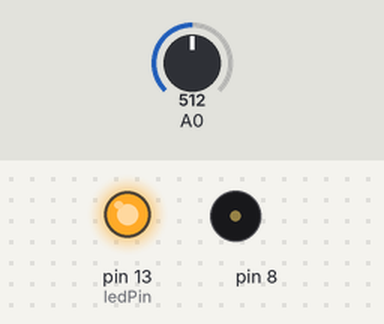
This sketch was run on a simulated Arduino Uno, built with avr-gcc and run on an emulated ATmega328P. On the bench: output pins drawn as LEDs (lit = HIGH), buzzer (waves = sounding). The test bench sets the inputs (shaded band); at power-on: A0 = 512.

Above: at 0.1 s.
At 9.2 s:
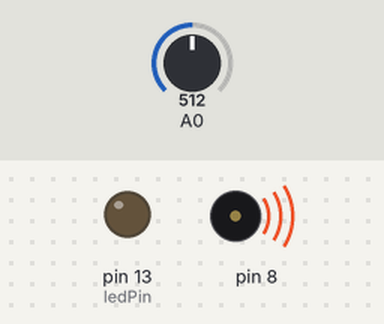
9.3 s: A0 set to 716
Timing chart, 0 to 12.3 s (numbered marks = the images above; inputs shaded):
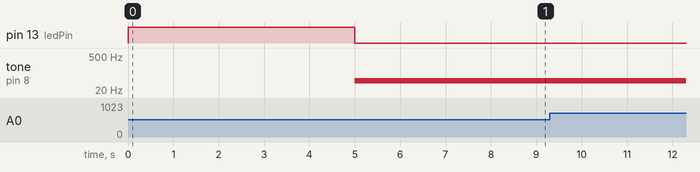

The sketch:

musicligth.ino
```cpp
/*
Crea una variabile per memorizzare il valore letto dalla fotoresistenza
con analogRead(). Poi, crea variabili per i valori alto e basso. Imposta
il valore iniziale nella variabile sensoreLow a 1023 e il valore di
sensorHigh a 0. Quando esegui il programma per la prima volta, confronta
questi numeri alla lettura del sensore per trovare i reali valori massimi
e minimi
*/

int sensorValue;
int sensorLow = 1023;
int sensorHigh = 0;

/*
Crea una costante chiamata ledPin. Userai questo LED come indicatore del
fatto che il sensore ha finito la calibrazione.
*/

const int ledPin = 13;

void setup()
{
 /*
  imposto ledPin come output e accendo il led
 */

  pinMode(ledPin, OUTPUT);
  digitalWrite(ledPin, HIGH);

  /*
   Nei passi successivi occorre calibrare i valori minimi e massimi del
   sensore. Usa un'istruzione while() per eseguire un ciclo per 5 secondi.
   Il ciclo while si esegue fino a che si verifica una certa condizione. In
   questo caso usa la funzione millis() per misurare il tempo. millis()
   riporta da quanti millesimi di secondo Arduino è accesso.
  */

  while (millis() < 5000)
  {
    /*
     Nel ciclo leggi il valore del sensore. Se il valore è minore di sensorLow,
     aggiorna questa variabile. Se è più grande di SensorHigh aggiornalo.
    */
    sensorValue = analogRead(A0);
    if (sensorValue > sensorHigh)
    {
      sensorHigh = sensorValue;
    }
    if (sensorValue < sensorLow)
    {
      sensorLow = sensorValue;
    }
  }

  /*
   Quando sono passati 5 secondi il ciclo while non eseguirà nessuna istruzione.
   Spegni il led collegato al pin 13. Usa i valori maggiore e minore del sensore
   appena registrato per calcolare la frequenza nella parte principale del codice.
  */

  digitalWrite(ledPin, LOW);
}

/*
Nel loop(), leggi il valore su A0 e assegnalo in sensorValue
*/

void loop()
{
  sensorValue = analogRead(A0);

  /*
   Crea una variabile di nome pitch. Il valore di pitch viene calcolato a partire
   sensorValue. Utilizza sensorLow e sensorHigh come i limiti per i valori in
   entrata. Come valori iniziali d'usicta prova 50 e 4000. Questi numeri impostano
   l'intervallo di frequenze che genererà arduino
  */

  int pitch = map(sensorValue, sensorLow, sensorHigh, 50, 4000);

  /*
  Chiama la funzione tone() per riprodurre un suono. Ci vogliono tre argomenti:
  quale piedino far suonare
  quale frequenza generare
  per quanto tempo suonare la nota
  */

  tone(8, pitch, 20);
  delay(20);


}
```
